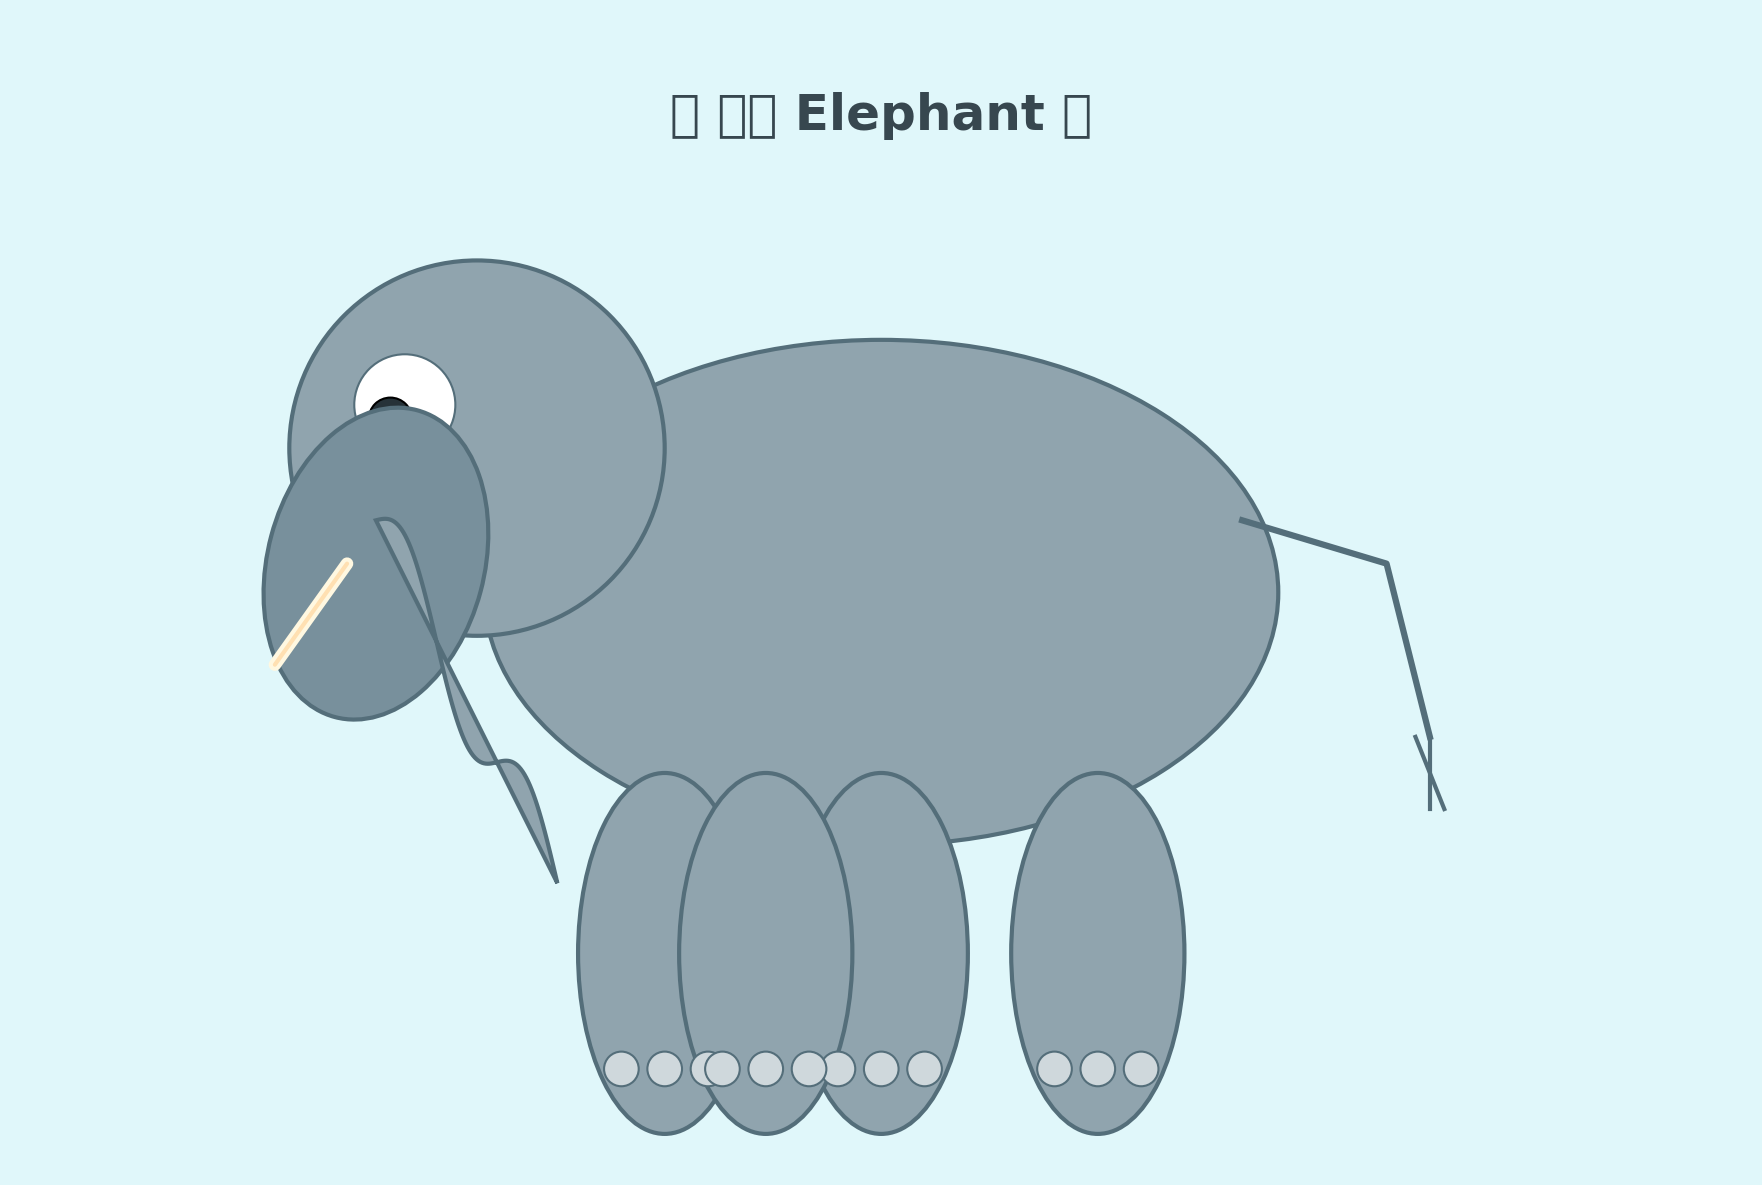

Here is the Python script that generated this plot:
#!/usr/bin/env python3
"""
使用 matplotlib 绘制大象
"""
import matplotlib.pyplot as plt
import numpy as np
from matplotlib.patches import Ellipse, Circle, Arc
from matplotlib.collections import PatchCollection
import matplotlib.patches as mpatches

fig, ax = plt.subplots(figsize=(12, 8))
ax.set_xlim(0, 12)
ax.set_ylim(0, 8)
ax.set_aspect('equal')
ax.axis('off')
fig.patch.set_facecolor('#E0F7FA')

# 绘制大象的各个部分
# 身体（大椭圆）
body = Ellipse((6, 4), 5.5, 3.5, facecolor='#90A4AE', edgecolor='#546E7A', linewidth=2)
ax.add_patch(body)

# 头部（圆形）
head = Circle((3.2, 5), 1.3, facecolor='#90A4AE', edgecolor='#546E7A', linewidth=2)
ax.add_patch(head)

# 眼睛
eye_white = Circle((2.7, 5.3), 0.35, facecolor='white', edgecolor='#546E7A', linewidth=1)
ax.add_patch(eye_white)
eye_pupil = Circle((2.6, 5.2), 0.15, facecolor='#263238', edgecolor='black', linewidth=1)
ax.add_patch(eye_pupil)

# 耳朵（大椭圆）
ear_left = Ellipse((2.5, 4.2), 1.5, 2.2, angle=-15, facecolor='#78909C', edgecolor='#546E7A', linewidth=2)
ax.add_patch(ear_left)

# 象鼻 - 使用参数方程绘制曲线
t = np.linspace(0, np.pi, 100)
x_trunk = 2.5 + 0.4 * t
y_trunk = 4.5 - 0.8 * t + 0.3 * np.sin(t * 3)
ax.fill(x_trunk, y_trunk, color='#90A4AE', edgecolor='#546E7A', linewidth=2)

# 象牙
tusk_x = [2.3, 1.8]
tusk_y = [4.2, 3.5]
ax.plot(tusk_x, tusk_y, color='#FFF8E1', linewidth=6, solid_capstyle='round')
ax.plot(tusk_x, tusk_y, color='#FFE0B2', linewidth=2, solid_capstyle='round')

# 腿部
legs = [
    Ellipse((4.5, 1.5), 1.2, 2.5, facecolor='#90A4AE', edgecolor='#546E7A', linewidth=2),
    Ellipse((6.0, 1.5), 1.2, 2.5, facecolor='#90A4AE', edgecolor='#546E7A', linewidth=2),
    Ellipse((7.5, 1.5), 1.2, 2.5, facecolor='#90A4AE', edgecolor='#546E7A', linewidth=2),
    Ellipse((5.2, 1.5), 1.2, 2.5, facecolor='#90A4AE', edgecolor='#546E7A', linewidth=2)
]
for leg in legs:
    ax.add_patch(leg)

# 脚趾
for lx in [4.5, 6.0, 7.5, 5.2]:
    for dx in [-0.3, 0, 0.3]:
        toe = Circle((lx + dx, 0.7), 0.12, facecolor='#CFD8DC', edgecolor='#546E7A', linewidth=1)
        ax.add_patch(toe)

# 尾巴
tail_x = [8.5, 9.5, 9.8]
tail_y = [4.5, 4.2, 3.0]
ax.plot(tail_x, tail_y, color='#546E7A', linewidth=3)
# 尾巴尖
ax.plot([9.7, 9.9], [3.0, 2.5], color='#546E7A', linewidth=2)
ax.plot([9.8, 9.8], [3.0, 2.5], color='#546E7A', linewidth=2)

# 添加标题
ax.text(6, 7.3, '🐘 大象 Elephant 🐘', ha='center', va='center', 
        fontsize=24, fontweight='bold', color='#37474F')

plt.tight_layout()
plt.savefig('/Users/lianghaoyun/project/nanobot/workspace/elephant.png', dpi=150, bbox_inches='tight', 
            facecolor='#E0F7FA', edgecolor='none')
print("大象绘制完成！已保存到 elephant.png")
plt.show()
